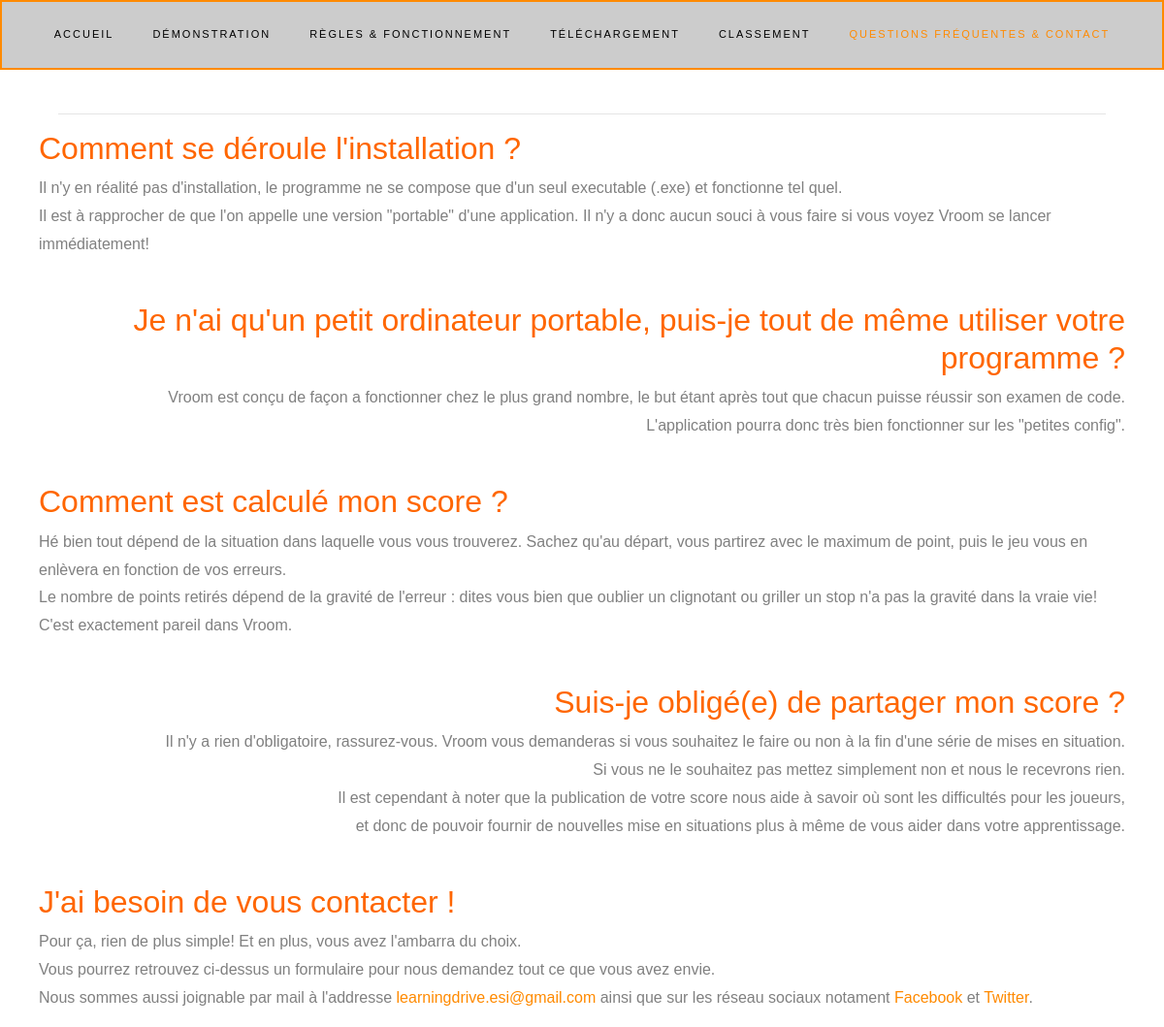
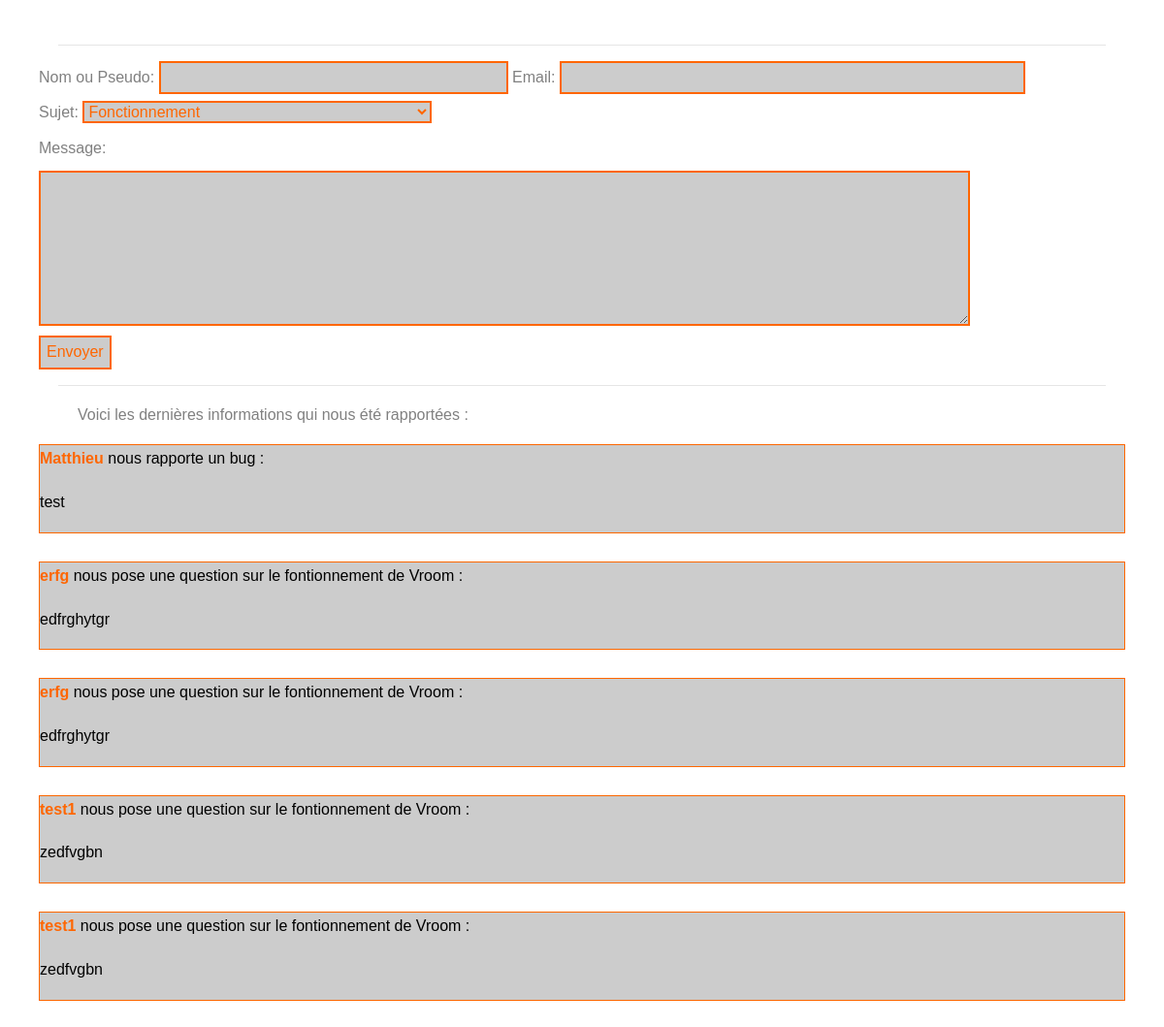
The page /site/question-and-contact.php on the database its author committed (2 pictures, top to bottom).
### tables this page shows
CREATE TABLE `rapport` (
  `ID_Rapport` int(9) NOT NULL,
  `Pseudo_Apprenti` varchar(32) DEFAULT NULL,
  `Mail_Apprenti` varchar(64) DEFAULT NULL,
  `Sujet_Rapport` varchar(50) NOT NULL,
  `Message_Rapport` longtext
);

### site/question-and-contact.php (the view, shortened to what this page needs)
<!DOCTYPE html>
<head>
    <link rel="stylesheet" href="../css/style.css">
    <link rel="stylesheet" href="../css/question.css">
    <link rel="stylesheet" href="https://stackpath.bootstrapcdn.com/font-awesome/4.7.0/css/font-awesome.min.css">
</head>
<body>
    <header>
        <nav class="navbar navbar-expand-lg navbar-dark ftco_navbar bg-dark ftco-navbar-light" id="ftco-navbar">
        <div class="container-fluid">
          <div class="collapse navbar-collapse" id="ftco-nav">
            <ul class="navbar-nav m-auto">
                <li class="nav-item"><a href="../index.php" class="nav-link">Accueil</a></li>
                <li class="nav-item"><a href="../site/demo.php" class="nav-link">Démonstration</a></li>
                <li class="nav-item"><a href="../site/rules.php" class="nav-link">Règles & Fonctionnement</a></li>
                <li class="nav-item"><a href="../site/download.php" class="nav-link">Téléchargement</a></li>
                <li class="nav-item"><a href="../site/classement.php" class="nav-link">Classement</a></li>
                <li class="nav-item active"><a href="../site/question-and-contact.php" class="nav-link">Questions Fréquentes & Contact</a></li>
            </ul>
          </div>
        </div>
        </nav>
        <br>
        <hr>
    </header>
    <main>
    <div class="allquestion">
    <div class="question">
    <h2>Comment se déroule l'installation ?</h2>
    <p>Il n'y en réalité pas d'installation, le programme ne se compose que d'un seul executable (.exe) et fonctionne tel quel.<br> Il est à rapprocher de que l'on appelle une version "portable" d'une application. Il n'y a donc aucun souci à vous faire si vous voyez Vroom se lancer immédiatement!
    </p>
    <br>
    </div>
    <div class="question">
    <h2>Je n'ai qu'un petit ordinateur portable, puis-je tout de même utiliser votre programme ?</h2>
    <p>Vroom est conçu de façon a fonctionner chez le plus grand nombre, le but étant après tout que chacun puisse réussir son examen de code.<br>
    L'application pourra donc très bien fonctionner sur les "petites config".
    </p>
    <br>
    </div>
    <div class="question">
    <h2>Comment est calculé mon score ?</h2>
    <p>Hé bien tout dépend de la situation dans laquelle vous vous trouverez. Sachez qu'au départ, vous partirez avec le maximum de point, puis le jeu vous en enlèvera en fonction de vos erreurs.<br>
    Le nombre de points retirés dépend de la gravité de l'erreur : dites vous bien que oublier un clignotant ou griller un stop n'a pas la gravité dans la vraie vie!<br>
    C'est exactement pareil dans Vroom.
    </p>
    <br>
    </div>
    <div class="question">
    <h2>Suis-je obligé(e) de partager mon score ?</h2>
    <p>Il n'y a rien d'obligatoire, rassurez-vous. Vroom vous demanderas si vous souhaitez le faire ou non à la fin d'une série de mises en situation.<br>
    Si vous ne le souhaitez pas mettez simplement non et nous le recevrons rien.<br>Il est cependant à noter que la publication de votre score nous aide à savoir où sont les difficultés pour les joueurs,<br>
    et donc de pouvoir fournir de nouvelles mise en situations plus à même de vous aider dans votre apprentissage.
    </p>
    <br>
    </div>
    <div class="question">
    <h2>J'ai besoin de vous contacter !</h2>
    <p>Pour ça, rien de plus simple! Et en plus, vous avez l'ambarra du choix.<br>Vous pourrez retrouvez ci-dessus un formulaire pour nous demandez tout ce que vous avez envie.<br> Nous sommes aussi joignable par mail à l'addresse <a href="mailto:learningdrive.esi@gmail.com">learningdrive.esi@gmail.com</a> ainsi que sur les réseau sociaux notament <a href="https://facebook.com">Facebook</a> et <a href="https://twitter.com">Twitter</a>.
    </p>
    <br>
    </div>
    <hr>
    <div class="contact">
  	<form method="post">
        <label>Nom ou Pseudo:</label>
        <input type="text" name="nom" required>
        <label>Email:</label>
        <input type="email" name="email" required>
        <label>Sujet:</label>
        <select id="subject" name="subject" required>
    		<option value="fonctionnement">Fonctionnement</option>
  		</select>
        <br>
        <label>Message:</label><br>
        <textarea name="message" required></textarea><br>
        <input type="submit" value="Envoyer" class="submit">
    </form>
    </div>
    <hr>
    <div class="last-report">
    <p style="margin-left: 5em; margin-right: 5em;">Voici les dernières informations qui nous été rapportées :</p>
    <?php
        try
    {
        $bdd = new PDO('mysql:host=localhost;dbname=PFA;charset=utf8', 'root', 'root');
    }
    catch (Exception $e)
    {
           die('Erreur : ' . $e->getMessage());
    }
    $reponse = $bdd->query('SELECT * FROM rapport ORDER BY ID_Rapport DESC LIMIT 0,5');
    while ($donnees = $reponse->fetch())
    {
        echo "<div class=\"report\">";
        echo "<p>";
        echo "<strong>". $donnees['Pseudo_Apprenti'] . "</strong>";
        if ($donnees['Sujet_Rapport'] == "fonctionnement")
        {
            echo " nous pose une question sur le fontionnement de Vroom :";
        }
        elseif ($donnees['Sujet_Rapport'] == "amelioration")
        {
            echo " nous propose une amélioration de Vroom:";
        }
        elseif ($donnees['Sujet_Rapport'] == "bug")
        {
            echo " nous rapporte un bug :";
        }
        elseif ($donnees['Sujet_Rapport'] == "autre")
        {
            echo " veut nous parler d'autre chose :";
        }
        echo "</p><p>";
        echo $donnees['Message_Rapport'];
        echo "</p>";
        echo "</div>";
        echo "<br>";
    }
    ?>
    </div>
    </main>
</body>
</html>

### css/question.css (style rules this page uses)
hr { width: 90%; align-content: center; display: grid; }
main { height: 100%; width: 100%; }
strong { color: #FF6600; }
h2 { color: #FF6600; }
option { color: #FF6600; background-color: #ccc; border: 2px solid #FF6600; }
select { color: #FF6600; background-color: #ccc; border: 2px solid #FF6600; }
input { color: #FF6600; background-color: #ccc; border: 2px solid #FF6600; }
textarea { color: #FF6600; overflow: auto; width: 80vw; height: 20vh; border: 2px solid #FF6600; background-color: #ccc; }
.submit { background-color: #ccc; border: 2px solid #FF6600; }
input[name="nom"] { width: 30vw; }
input[name="email"] { width: 40vw; margin-right: 5vw; }
#subject { width: 30vw; }
@media (orientation: portrait) { form { margin-left: 5vh; margin-right: 5vh; } }
@media (orientation: portrait) { .question:nth-child(odd) { text-align: left; margin-left: 5vh; margin-right: 5vh; } }
@media (orientation: portrait) { .question:nth-child(even) { text-align: right; margin-right: 5vh; margin-left: 5vh; } }
@media (orientation: portrait) { .report { border: 1px solid #FF6600; color: black; background-color: #ccc; margin-left: 5vh; margin-right: 5vh; } }

### rows shown on the page
rapport: Pseudo_Apprenti "Matthieu", shows "nous rapporte un bug :", Message_Rapport "test"
rapport: Pseudo_Apprenti "erfg", shows "nous pose une question sur le fontionnement de Vroom :", Message_Rapport "edfrghytgr"
rapport: Pseudo_Apprenti "erfg", shows "nous pose une question sur le fontionnement de Vroom :", Message_Rapport "edfrghytgr"
rapport: Pseudo_Apprenti "test1", shows "nous pose une question sur le fontionnement de Vroom :", Message_Rapport "zedfvgbn"
rapport: Pseudo_Apprenti "test1", shows "nous pose une question sur le fontionnement de Vroom :", Message_Rapport "zedfvgbn"
